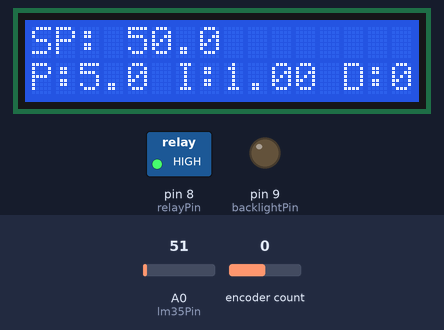
This sketch was run on a simulated Arduino Uno, built with avr-gcc and run on an emulated ATmega328P. On the bench: 16×2 character LCD, switched loads named in the sketch (green lamp = pin HIGH), output pins drawn as LEDs (lit = HIGH). The test bench sets the inputs (shaded band); at power-on: encoder count 0, A0 (lm35Pin) = 51.

Above: at 1.2 s.
1.3 s: encoder count set to -1
At 2.01 s:
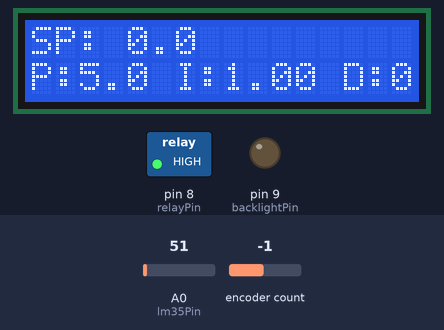
At 3.2 s:
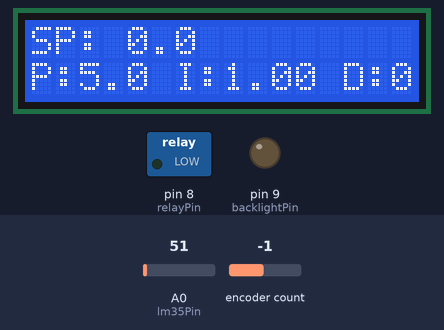
Timing chart, 0 to 4.7 s (numbered marks = the images above; inputs shaded):
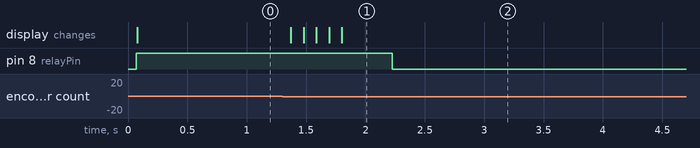

Measured:
- after the input at 1.3 s, pin 8 (relayPin): HIGH → LOW after 0.93 s; the display: first changes after 0.07 s (image 1 shows a later state)

The sketch:

16x2_pid_temp.ino
```cpp
// Libraries
#include <PID_v1.h>
#include <LiquidCrystal.h>
#include <Encoder.h>

// Constants
const int lm35Pin = A0;
const int relayPin = 8;
const int backlightPin = 9;
const int buttonPin = 10;
const int backlightTimeout = 5000;
const double setpointDefault = 50.0;
const double kpDefault = 5.0;
const double kiDefault = 1.0;
const double kdDefault = 0.5;

// Variables
double setpoint = setpointDefault;
double kp = kpDefault;
double ki = kiDefault;
double kd = kdDefault;
int brightness = 100;
int backlight = LOW;
int backlightTimeoutCounter = 0;

// PID objects
double input, output;
PID pid(&input, &output, &setpoint, kp, ki, kd, DIRECT);

// LCD object
LiquidCrystal lcd(12, 11, 5, 4, 3, 2);

// Encoder object
Encoder knob(6, 7);
long position = 0;

// Setup function
void setup() {
  // Set pin modes
  pinMode(relayPin, OUTPUT);
  pinMode(backlightPin, OUTPUT);
  pinMode(buttonPin, INPUT_PULLUP);

  // Initialize LCD
  lcd.begin(16, 2);

  // Set up PID controller
  pid.SetMode(AUTOMATIC);
  pid.SetSampleTime(1000);

  // Display initial values on LCD
  updateDisplay();
}

// Main loop function
void loop() {
  // Read temperature from LM35 sensor
  input = analogRead(lm35Pin) * 0.48875;

  // Update PID controller
  pid.Compute();

  // Adjust relay based on PID output
  if (output > 0) {
    digitalWrite(relayPin, HIGH);
  } else {
    digitalWrite(relayPin, LOW);
  }

  // Handle encoder menu
  position += knob.read();
  position = constrain(position, 0, 4);

  switch (position) {
    case 0:
      // Setpoint menu
      setpoint = map(knob.read(), -4, 4, setpoint - 10, setpoint + 10);
      setpoint = constrain(setpoint, 0, 100);
      updateDisplay();
      break;

    case 1:
      // Kp menu
      kp += knob.read() / 10.0;
      kp = constrain(kp, 0, 10);
      updateDisplay();
      break;

    case 2:
      // Ki menu
      ki += knob.read() / 100.0;
      ki = constrain(ki, 0, 1);
      updateDisplay();
      break;

    case 3:
      // Kd menu
      kd += knob.read() / 10.0;
      kd = constrain(kd, 0, 1);
      updateDisplay();
      break;

    case 4:
      // Backlight menu
      if (digitalRead(buttonPin) == LOW) {
        backlight = !backlight;
        backlightTimeoutCounter = 0;
      }

      if (backlight == HIGH) {
        analogWrite(backlightPin, map(brightness, 0, 100, 0, 255));
        backlightTimeoutCounter = min(backlightTimeoutCounter + 1, backlightTimeout);
      } else
        {
    analogWrite(backlightPin, 0);
  }
  break;
}

// Handle backlight timeout
if (backlightTimeoutCounter >= backlightTimeout) {
backlight = LOW;
analogWrite(backlightPin, 0);
}

// Delay for loop cycle
delay(100);
}

// Update LCD display with current values
void updateDisplay() {
    lcd.clear();
    lcd.setCursor(0, 0);
    lcd.print("SP: ");
    lcd.print(setpoint, 1);
    lcd.setCursor(0, 1);
    lcd.print("P:");
    lcd.print(kp, 1);
    lcd.print(" I:");
    lcd.print(ki, 2);
    lcd.print(" D:");
    lcd.print(kd, 1);
    lcd.print(" ");

    // Display backlight status
    lcd.setCursor(14, 0);
    if (backlight == HIGH) {
    lcd.print("*");
    } else {
    lcd.print(" ");
  }
}
```
